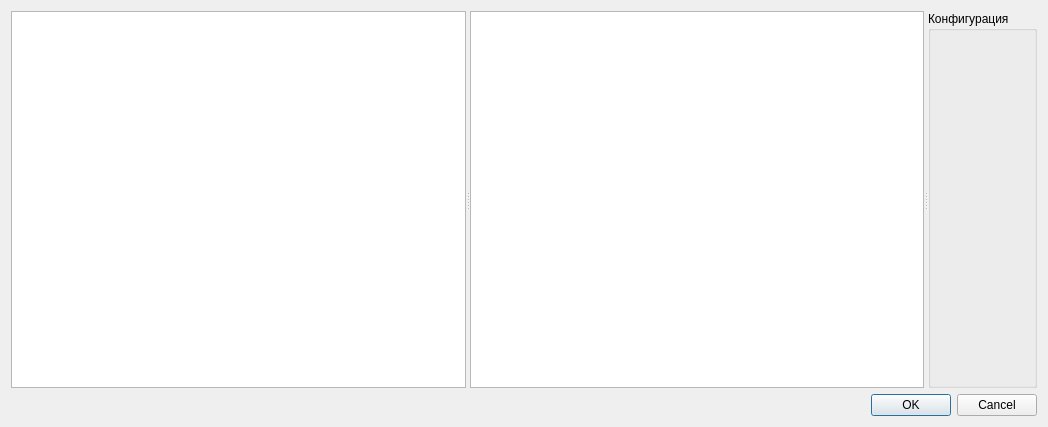
<?xml version="1.0" encoding="UTF-8"?>
<ui version="4.0">
 <class>ConfigurationEditor</class>
 <widget class="QDialog" name="ConfigurationEditor">
  <property name="geometry">
   <rect>
    <x>0</x>
    <y>0</y>
    <width>1048</width>
    <height>427</height>
   </rect>
  </property>
  <property name="windowTitle">
   <string>Configuration editor</string>
  </property>
  <layout class="QVBoxLayout" name="verticalLayout">
   <item>
    <widget class="QSplitter" name="splitter">
     <property name="orientation">
      <enum>Qt::Horizontal</enum>
     </property>
     <widget class="QTreeView" name="tvProductList">
      <property name="dragEnabled">
       <bool>true</bool>
      </property>
      <property name="dragDropMode">
       <enum>QAbstractItemView::DragOnly</enum>
      </property>
      <property name="animated">
       <bool>true</bool>
      </property>
     </widget>
     <widget class="QTreeView" name="tvConf">
      <property name="contextMenuPolicy">
       <enum>Qt::ActionsContextMenu</enum>
      </property>
      <property name="acceptDrops">
       <bool>true</bool>
      </property>
      <property name="dragDropMode">
       <enum>QAbstractItemView::DragDrop</enum>
      </property>
      <property name="defaultDropAction">
       <enum>Qt::MoveAction</enum>
      </property>
      <property name="animated">
       <bool>true</bool>
      </property>
     </widget>
     <widget class="QGroupBox" name="gbConfigurationEditor">
      <property name="title">
       <string>Конфигурация</string>
      </property>
      <layout class="QVBoxLayout" name="verticalLayout_2">
       <item>
        <layout class="QVBoxLayout" name="vlConfigurators"/>
       </item>
       <item>
        <spacer name="verticalSpacer">
         <property name="orientation">
          <enum>Qt::Vertical</enum>
         </property>
         <property name="sizeHint" stdset="0">
          <size>
           <width>20</width>
           <height>40</height>
          </size>
         </property>
        </spacer>
       </item>
      </layout>
     </widget>
    </widget>
   </item>
   <item>
    <widget class="QDialogButtonBox" name="buttonBox">
     <property name="orientation">
      <enum>Qt::Horizontal</enum>
     </property>
     <property name="standardButtons">
      <set>QDialogButtonBox::Cancel|QDialogButtonBox::Ok</set>
     </property>
    </widget>
   </item>
  </layout>
  <action name="actionNew_chart">
   <property name="text">
    <string>New chart</string>
   </property>
  </action>
  <action name="actionDelete">
   <property name="enabled">
    <bool>false</bool>
   </property>
   <property name="text">
    <string>Delete</string>
   </property>
   <property name="shortcut">
    <string>Del</string>
   </property>
  </action>
 </widget>
 <tabstops>
  <tabstop>tvProductList</tabstop>
  <tabstop>tvConf</tabstop>
 </tabstops>
 <resources/>
 <connections>
  <connection>
   <sender>buttonBox</sender>
   <signal>accepted()</signal>
   <receiver>ConfigurationEditor</receiver>
   <slot>accept()</slot>
   <hints>
    <hint type="sourcelabel">
     <x>248</x>
     <y>254</y>
    </hint>
    <hint type="destinationlabel">
     <x>157</x>
     <y>274</y>
    </hint>
   </hints>
  </connection>
  <connection>
   <sender>buttonBox</sender>
   <signal>rejected()</signal>
   <receiver>ConfigurationEditor</receiver>
   <slot>reject()</slot>
   <hints>
    <hint type="sourcelabel">
     <x>316</x>
     <y>260</y>
    </hint>
    <hint type="destinationlabel">
     <x>286</x>
     <y>274</y>
    </hint>
   </hints>
  </connection>
 </connections>
</ui>
